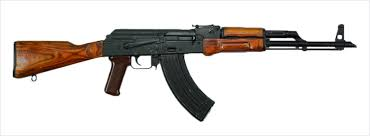
%> input picture data latih/Ak47-01.jpg, 370 x 136 px; its folder holds 4 pictures in this run
$ octave pelatihan_jesi.m   (GNU Octave 9; MATLAB toolbox functions it lacks are replaced by stand-ins)
%> lines starting %> are read from the running program, lines starting %| are printed output that depends on the picture

clc; clear; close all; warning off all;

image_folder = 'data latih';
filenames = dir(fullfile(image_folder, '*.jpg'));
total_images = numel(filenames);

data_latih = zeros(6,total_images);

for n = 1:total_images
    full_name= fullfile(image_folder, filenames(n).name);
    Img = imread(full_name);
%> Img is the input picture: size 136x370x3 uint8; mean R, G, B 217.8, 213.8, 210.9
    Img = im2double(Img);
%> Img: size 136x370x3 double

    % Ekstraksi Ciri Warna RGB
    R = Img(:,:,1);
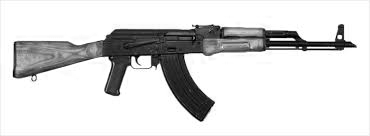
%> R: size 136x370 double; min 0, max 1, mean 0.854
    G = Img(:,:,2);
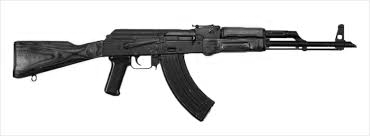
%> G: size 136x370 double; min 0, max 1, mean 0.838
    B = Img(:,:,3);
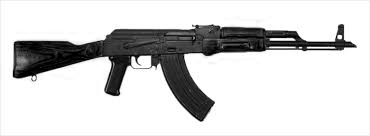
%> B: size 136x370 double; min 0, max 1, mean 0.827
    RGB = cat(3,R,G,B);

    CiriR = mean2(R);
%> CiriR = 0.854
    CiriG = mean2(G);
%> CiriG = 0.838
    CiriB = mean2(B);
%> CiriB = 0.827
    CiriRGB=mean2(RGB);
%> CiriRGB = 0.84


    % Pembentukan data latih
    data_latih(1,n) = CiriR;
    data_latih(2,n) = CiriG;
    data_latih(3,n) = CiriB;
    data_latih(4,n) = CiriRGB;

end
%> pass 2 of the loop `for n = 1:total_images`:
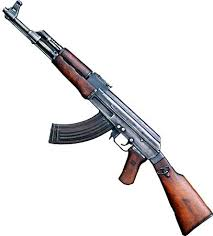
%> input picture data latih/Ak47-02.jpg, 213 x 236 px
%> Img is the input picture: size 236x213x3 uint8; mean R, G, B 229.8, 227.6, 228.3
%> Img: size 236x213x3 double
%> `R = Img(:,:,1);`:
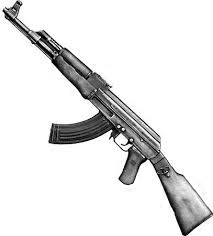
%> R: size 236x213 double; min 0, max 1, mean 0.901
%> `G = Img(:,:,2);`:
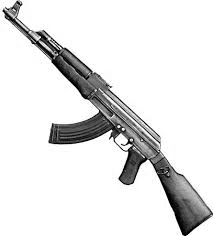
%> G: size 236x213 double; min 0, max 1, mean 0.893
%> B: size 236x213 double
%> CiriR = 0.901
%> CiriG = 0.893
%> CiriB = 0.895
%> CiriRGB = 0.896
%> pass 3 of the loop `for n = 1:total_images`:
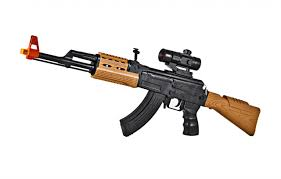
%> input picture data latih/Ak47-03.jpg, 281 x 179 px
%> Img is the input picture: size 179x281x3 uint8; mean R, G, B 230.5, 227.5, 225.1
%> Img: size 179x281x3 double
%> `R = Img(:,:,1);`:
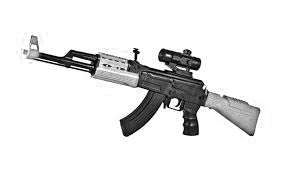
%> R: size 179x281 double; min 0, max 1, mean 0.904
%> G: size 179x281 double
%> `B = Img(:,:,3);`:
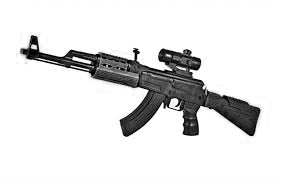
%> B: size 179x281 double; min 0, max 1, mean 0.883
%> CiriR = 0.904
%> CiriG = 0.892
%> CiriB = 0.883
%> CiriRGB = 0.893
%> the loop made 4 passes; the first 3 are shown

% Pembentukan target latih
target_latih = ones(1,total_images);
target_latih(1:total_images/2) = 0;

% performance goal (MSE)
error_goal = 1e-6;

% choose a spread constant
spread = 1;

% choose max number of neurons
K = 5;

% number of neurons to add between displays
Ki = 20;

% create a neural network
%> (the run ends here)
